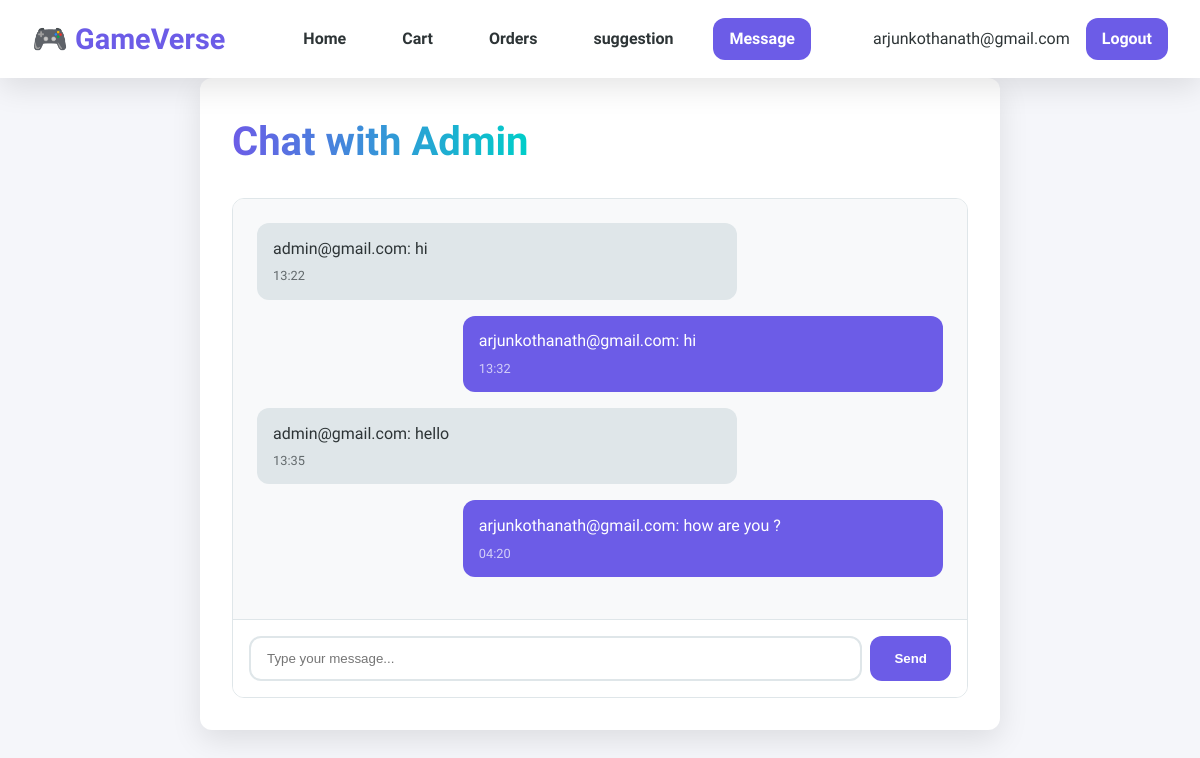
The app's page /userchat/ (signed in) with its own data.
### myshop/models.py (models this page shows)
class Message(models.Model):
    sender  = models.ForeignKey(Register,on_delete=models.CASCADE,related_name="sent_messages")
    receiver  = models.ForeignKey(Register,on_delete=models.CASCADE,related_name="received_messages")
    chat = models.TextField()
    created_at = models.DateTimeField(auto_now_add=True)

class Register(AbstractUser):
    usertype=models.CharField(max_length=10,default="admin")

### myshop/views.py (the view)
# urls.py: path('userchat/', views.userchat, name='userchat'),
def userchat(request):
    admin_user = Register.objects.filter(usertype='admin').first()
    messages_list = []
    if admin_user:
        messages_list = Message.objects.filter(
            (Q(sender=request.user) & Q(receiver=admin_user)) |
            (Q(sender=admin_user) & Q(receiver=request.user))
        ).order_by('created_at')
        if request.method == "POST":
            message_text = request.POST.get('message')
            if message_text:
                Message.objects.create(sender=request.user, receiver=admin_user, chat=message_text)
                return redirect('userchat')
    return render(request, 'userchat.html', {
        'receiver': admin_user,
        'messages': messages_list,
        'user': request.user
    })

### myshop/templates/userchat.html (shortened to what this page needs)
{% load static %}
<!DOCTYPE html>
<html lang="en">
<head>
  <link rel="stylesheet" href="{% static 'css/home.css' %}">
  <link rel="stylesheet" href="{% static 'css/userchat.css' %}">
</head>
<body>
</body>
  <header class="tophead">
    <div class="logo">🎮 GameVerse</div>
    <nav class="main-nav">
      <a href="/home">Home</a>
      <a href="/cart">Cart</a>
      <a href="/orders">Orders</a>
      <a href="/contact">suggestion</a>
      <a href="/userchat"  class="active">Message</a>
    </nav>
    <div class="header-right">
      {{request.session.uname}}
      <a href="/login" class="login-btn">Logout</a>
    </div>
  </header>
  <div class="container chat-page">
    <h1 class="chat-title">Chat with Admin</h1>
    <div class="chat-box">
      <div class="chat-messages">
        {% for message in messages %}
          <div class="chat-message {% if message.sender == user %}sent{% else %}received{% endif %}">
            <p>{{ message.sender.username }}: {{ message.chat }}</p>
            <span class="timestamp">{{ message.created_at|date:"H:i" }}</span>
          </div>
        {% empty %}
          <p class="no-messages">No messages yet.</p>
        {% endfor %}
      </div>
      <form method="POST" class="chat-form">
        <input type="text" name="message" placeholder="Type your message..." required>
        <button type="submit">Send</button>
      </form>
    </div>
</div>
</body>
</html>

### myshop/static/css/userchat.css (style rules this page uses)
.chat-page { background-color: white; padding: 2rem; border-radius: var(--border-radius); box-shadow: var(--box-shadow); max-width: 800px; margin: 0 auto; }
.chat-title { margin-bottom: 1.5rem; text-align: center; }
.chat-box { display: flex; flex-direction: column; height: 500px; border: 1px solid #dfe6e9; border-radius: var(--border-radius); overflow: hidden; }
.chat-messages { flex: 1; padding: 1.5rem; overflow-y: auto; background-color: #f8f9fa; }
.chat-message { margin-bottom: 1rem; padding: 0.8rem 1rem; border-radius: var(--border-radius); max-width: 70%; position: relative; }
.chat-message.sent { background-color: var(--primary); color: white; margin-left: auto; }
.chat-message.received { background-color: #dfe6e9; margin-right: auto; }
.timestamp { display: block; font-size: 0.8rem; opacity: 0.7; margin-top: 0.3rem; }
.chat-form { display: flex; padding: 1rem; background-color: white; border-top: 1px solid #dfe6e9; }
.chat-form input { flex: 1; padding: 0.8rem 1rem; border: 2px solid #dfe6e9; border-radius: var(--border-radius); margin-right: 0.5rem; }
.chat-form button { padding: 0.8rem 1.5rem; background-color: var(--primary); color: white; border: none; border-radius: var(--border-radius); cursor: pointer; font-weight: 600; }

### myshop/static/css/base.css (style rules this page uses)
:root { --primary: #6c5ce7; --primary-dark: #5649c0; --secondary: #00cec9; --dark: #2d3436; --light: #f5f6fa; --success: #00b894; --danger: #d63031; --warning: #fdcb6e; --info: #0984e3; --border-radius: 12px; --box-shadow: 0 10px 30px rgba(0, 0, 0, 0.1); --transition: all 0.3s ease; }
* { margin: 0; padding: 0; box-sizing: border-box; }
body { font-family: 'Rajdhani', sans-serif; background-color: var(--light); color: var(--dark); line-height: 1.6; }
.container { max-width: 1200px; margin: 0 auto; padding: 2rem; }
h1, h2, h3, h4 { font-weight: 600; margin-bottom: 1rem; color: var(--dark); }
h1 { font-size: 2.5rem; background: linear-gradient(90deg, var(--primary), var(--secondary)); -webkit-background-clip: text; background-clip: text; color: transparent; display: inline-block; }
.tophead { background-color: white; box-shadow: var(--box-shadow); padding: 1rem 2rem; display: flex; justify-content: space-between; align-items: center; position: sticky; top: 0; z-index: 1000; }
.logo { font-size: 1.8rem; font-weight: 600; color: var(--primary); display: flex; align-items: center; gap: 0.5rem; }
.main-nav { display: flex; gap: 1.5rem; }
.main-nav a { text-decoration: none; color: var(--dark); font-weight: 600; padding: 0.5rem 1rem; border-radius: var(--border-radius); transition: var(--transition); }
.main-nav a:hover, .main-nav a.active { color: white; background-color: var(--primary); }
.header-right { display: flex; align-items: center; gap: 1rem; }
.login-btn { background-color: var(--primary); color: white; padding: 0.5rem 1rem; border-radius: var(--border-radius); text-decoration: none; font-weight: 600; transition: var(--transition); }

### records on screen
Message: sender.username "admin@gmail.com", chat "hi", created_at "13:22"
Message: sender.username "arjunkothanath@gmail.com", chat "hi", created_at "13:32"
Message: sender.username "admin@gmail.com", chat "hello", created_at "13:35"
Message: sender.username "arjunkothanath@gmail.com", chat "how are you ?", created_at "04:20"

### other values on screen
{{ request.session.uname }} "arjunkothanath@gmail.com"
